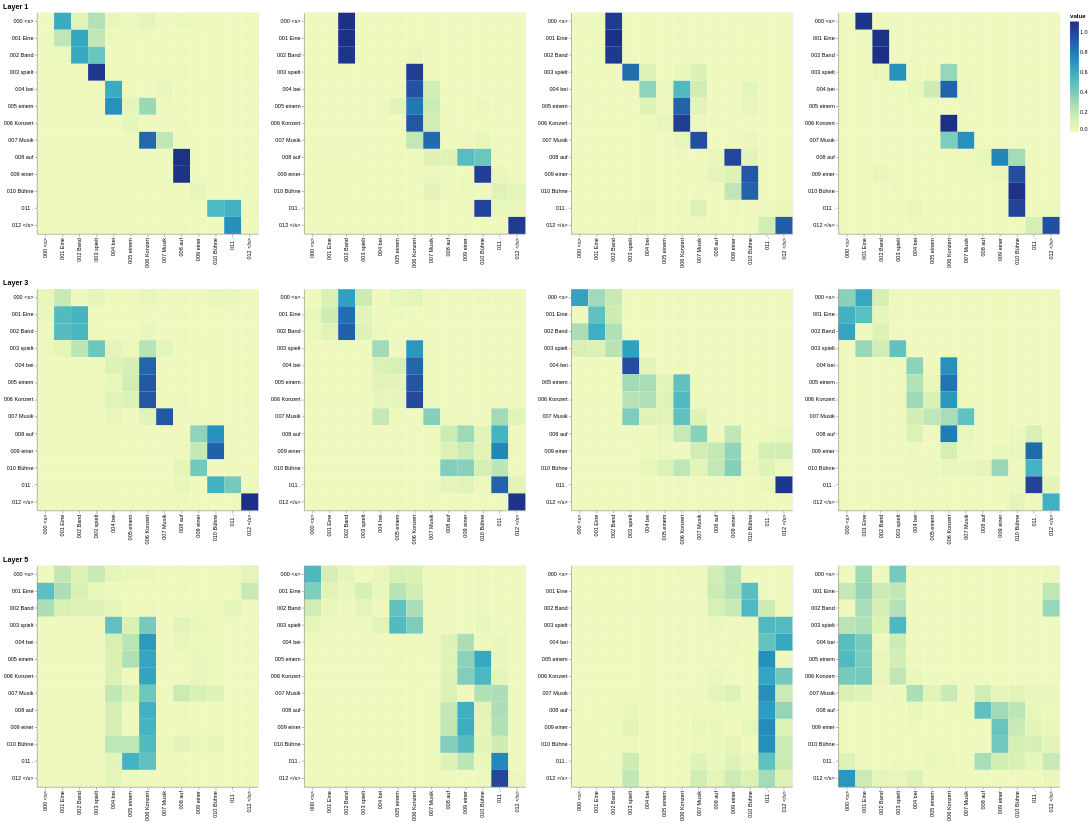

Notebook code cell kept with this figure:
### Markdown cell above
## Encoder Self Attention

### Code cell
def viz_encoder_self():
    model, example_data = run_model_example(n_examples=1)
    example = example_data[
        len(example_data) - 1
    ]  # batch object for the final example

    layer_viz = [
        visualize_layer(
            model, layer, get_encoder, len(example[1]), example[1], example[1]
        )
        for layer in range(6)
    ]
    return alt.hconcat(
        layer_viz[0]
        # & layer_viz[1]
        & layer_viz[2]
        # & layer_viz[3]
        & layer_viz[4]
        # & layer_viz[5]
    )


show_example(viz_encoder_self)

### Figure 1 — Vega-Lite specification as saved in the notebook (floating-point values rounded to 4 significant figures; data arrays with more than 128 entries replaced by an {"elided": "..."} marker saying what was removed)
{"config": {"view": {"continuousWidth": 300, "continuousHeight": 300}}, "hconcat": [{"vconcat": [{"hconcat": [{"data": {"name": "data-73c2f1bba8839dfe79ea8bd21fc16856"}, "mark": {"type": "rect"}, "encoding": {"color": {"field": "value", "type": "quantitative"}, "tooltip": [{"field": "row", "type": "quantitative"}, {"field": "column", "type": "quantitative"}, {"field": "value", "type": "quantitative"}, {"field": "row_token", "type": "nominal"}, {"field": "col_token", "type": "nominal"}], "x": {"axis": {"title": ""}, "field": "col_token", "type": "nominal"}, "y": {"axis": {"title": ""}, "field": "row_token", "type": "nominal"}}, "height": 400, "name": "view_1", "width": 400}, {"data": {"name": "data-653050c8ec2dd7622a409d767e9adb20"}, "mark": {"type": "rect"}, "encoding": {"color": {"field": "value", "type": "quantitative"}, "tooltip": [{"field": "row", "type": "quantitative"}, {"field": "column", "type": "quantitative"}, {"field": "value", "type": "quantitative"}, {"field": "row_token", "type": "nominal"}, {"field": "col_token", "type": "nominal"}], "x": {"axis": {"title": ""}, "field": "col_token", "type": "nominal"}, "y": {"axis": {"title": ""}, "field": "row_token", "type": "nominal"}}, "height": 400, "name": "view_2", "width": 400}, {"data": {"name": "data-5e175500f25447b8b405c6a1d2111337"}, "mark": {"type": "rect"}, "encoding": {"color": {"field": "value", "type": "quantitative"}, "tooltip": [{"field": "row", "type": "quantitative"}, {"field": "column", "type": "quantitative"}, {"field": "value", "type": "quantitative"}, {"field": "row_token", "type": "nominal"}, {"field": "col_token", "type": "nominal"}], "x": {"axis": {"title": ""}, "field": "col_token", "type": "nominal"}, "y": {"axis": {"title": ""}, "field": "row_token", "type": "nominal"}}, "height": 400, "name": "view_3", "width": 400}, {"data": {"name": "data-816e561cd152087304d3950e68c9c7b7"}, "mark": {"type": "rect"}, "encoding": {"color": {"field": "value", "type": "quantitative"}, "tooltip": [{"field": "row", "type": "quantitative"}, {"field": "column", "type": "quantitative"}, {"field": "value", "type": "quantitative"}, {"field": "row_token", "type": "nominal"}, {"field": "col_token", "type": "nominal"}], "x": {"axis": {"title": ""}, "field": "col_token", "type": "nominal"}, "y": {"axis": {"title": ""}, "field": "row_token", "type": "nominal"}}, "height": 400, "name": "view_4", "width": 400}]}, {"vconcat": [{"hconcat": [{"data": {"name": "data-c17311a40d533c0e2ded4d1ada91fb22"}, "mark": {"type": "rect"}, "encoding": {"color": {"field": "value", "type": "quantitative"}, "tooltip": [{"field": "row", "type": "quantitative"}, {"field": "column", "type": "quantitative"}, {"field": "value", "type": "quantitative"}, {"field": "row_token", "type": "nominal"}, {"field": "col_token", "type": "nominal"}], "x": {"axis": {"title": ""}, "field": "col_token", "type": "nominal"}, "y": {"axis": {"title": ""}, "field": "row_token", "type": "nominal"}}, "height": 400, "name": "view_9", "width": 400}, {"data": {"name": "data-ed4c6468f7b92dce57192bb3845631f1"}, "mark": {"type": "rect"}, "encoding": {"color": {"field": "value", "type": "quantitative"}, "tooltip": [{"field": "row", "type": "quantitative"}, {"field": "column", "type": "quantitative"}, {"field": "value", "type": "quantitative"}, {"field": "row_token", "type": "nominal"}, {"field": "col_token", "type": "nominal"}], "x": {"axis": {"title": ""}, "field": "col_token", "type": "nominal"}, "y": {"axis": {"title": ""}, "field": "row_token", "type": "nominal"}}, "height": 400, "name": "view_10", "width": 400}, {"data": {"name": "data-9a3d69acbbccfeb7fb66a59df5a7909b"}, "mark": {"type": "rect"}, "encoding": {"color": {"field": "value", "type": "quantitative"}, "tooltip": [{"field": "row", "type": "quantitative"}, {"field": "column", "type": "quantitative"}, {"field": "value", "type": "quantitative"}, {"field": "row_token", "type": "nominal"}, {"field": "col_token", "type": "nominal"}], "x": {"axis": {"title": ""}, "field": "col_token", "type": "nominal"}, "y": {"axis": {"title": ""}, "field": "row_token", "type": "nominal"}}, "height": 400, "name": "view_11", "width": 400}, {"data": {"name": "data-5cb8dce88b8f74f82c588d3557cfb80b"}, "mark": {"type": "rect"}, "encoding": {"color": {"field": "value", "type": "quantitative"}, "tooltip": [{"field": "row", "type": "quantitative"}, {"field": "column", "type": "quantitative"}, {"field": "value", "type": "quantitative"}, {"field": "row_token", "type": "nominal"}, {"field": "col_token", "type": "nominal"}], "x": {"axis": {"title": ""}, "field": "col_token", "type": "nominal"}, "y": {"axis": {"title": ""}, "field": "row_token", "type": "nominal"}}, "height": 400, "name": "view_12", "width": 400}]}], "title": "Layer 3"}, {"vconcat": [{"hconcat": [{"data": {"name": "data-491d7370b5e60564aa5d3bd668371453"}, "mark": {"type": "rect"}, "encoding": {"color": {"field": "value", "type": "quantitative"}, "tooltip": [{"field": "row", "type": "quantitative"}, {"field": "column", "type": "quantitative"}, {"field": "value", "type": "quantitative"}, {"field": "row_token", "type": "nominal"}, {"field": "col_token", "type": "nominal"}], "x": {"axis": {"title": ""}, "field": "col_token", "type": "nominal"}, "y": {"axis": {"title": ""}, "field": "row_token", "type": "nominal"}}, "height": 400, "name": "view_17", "width": 400}, {"data": {"name": "data-db3c0e56f2355d5e9cea1d4d9005e602"}, "mark": {"type": "rect"}, "encoding": {"color": {"field": "value", "type": "quantitative"}, "tooltip": [{"field": "row", "type": "quantitative"}, {"field": "column", "type": "quantitative"}, {"field": "value", "type": "quantitative"}, {"field": "row_token", "type": "nominal"}, {"field": "col_token", "type": "nominal"}], "x": {"axis": {"title": ""}, "field": "col_token", "type": "nominal"}, "y": {"axis": {"title": ""}, "field": "row_token", "type": "nominal"}}, "height": 400, "name": "view_18", "width": 400}, {"data": {"name": "data-c612cb43c583de9afffca2fba2c70ed6"}, "mark": {"type": "rect"}, "encoding": {"color": {"field": "value", "type": "quantitative"}, "tooltip": [{"field": "row", "type": "quantitative"}, {"field": "column", "type": "quantitative"}, {"field": "value", "type": "quantitative"}, {"field": "row_token", "type": "nominal"}, {"field": "col_token", "type": "nominal"}], "x": {"axis": {"title": ""}, "field": "col_token", "type": "nominal"}, "y": {"axis": {"title": ""}, "field": "row_token", "type": "nominal"}}, "height": 400, "name": "view_19", "width": 400}, {"data": {"name": "data-9e18842b03fa78ffc0bed6b22e752c7c"}, "mark": {"type": "rect"}, "encoding": {"color": {"field": "value", "type": "quantitative"}, "tooltip": [{"field": "row", "type": "quantitative"}, {"field": "column", "type": "quantitative"}, {"field": "value", "type": "quantitative"}, {"field": "row_token", "type": "nominal"}, {"field": "col_token", "type": "nominal"}], "x": {"axis": {"title": ""}, "field": "col_token", "type": "nominal"}, "y": {"axis": {"title": ""}, "field": "row_token", "type": "nominal"}}, "height": 400, "name": "view_20", "width": 400}]}], "title": "Layer 5"}], "title": "Layer 1"}], "params": [{"name": "param_6", "select": {"type": "interval", "encodings": ["x", "y"]}, "bind": "scales", "views": ["view_1"]}, {"name": "param_8", "select": {"type": "interval", "encodings": ["x", "y"]}, "bind": "scales", "views": ["view_2"]}, {"name": "param_10", "select": {"type": "interval", "encodings": ["x", "y"]}, "bind": "scales", "views": ["view_3"]}, {"name": "param_12", "select": {"type": "interval", "encodings": ["x", "y"]}, "bind": "scales", "views": ["view_4"]}, {"name": "param_22", "select": {"type": "interval", "encodings": ["x", "y"]}, "bind": "scales", "views": ["view_9"]}, {"name": "param_24", "select": {"type": "interval", "encodings": ["x", "y"]}, "bind": "scales", "views": ["view_10"]}, {"name": "param_26", "select": {"type": "interval", "encodings": ["x", "y"]}, "bind": "scales", "views": ["view_11"]}, {"name": "param_28", "select": {"type": "interval", "encodings": ["x", "y"]}, "bind": "scales", "views": ["view_12"]}, {"name": "param_38", "select": {"type": "interval", "encodings": ["x", "y"]}, "bind": "scales", "views": ["view_17"]}, {"name": "param_40", "select": {"type": "interval", "encodings": ["x", "y"]}, "bind": "scales", "views": ["view_18"]}, {"name": "param_42", "select": {"type": "interval", "encodings": ["x", "y"]}, "bind": "scales", "views": ["view_19"]}, {"name": "param_44", "select": {"type": "interval", "encodings": ["x", "y"]}, "bind": "scales", "views": ["view_20"]}], "$schema": "https://vega.github.io/schema/vega-lite/v5.20.1.json", "datasets": {"data-73c2f1bba8839dfe79ea8bd21fc16856": {"elided": "169 records"}, "data-653050c8ec2dd7622a409d767e9adb20": {"elided": "169 records"}, "data-5e175500f25447b8b405c6a1d2111337": {"elided": "169 records"}, "data-816e561cd152087304d3950e68c9c7b7": {"elided": "169 records"}, "data-c17311a40d533c0e2ded4d1ada91fb22": {"elided": "169 records"}, "data-ed4c6468f7b92dce57192bb3845631f1": {"elided": "169 records"}, "data-9a3d69acbbccfeb7fb66a59df5a7909b": {"elided": "169 records"}, "data-5cb8dce88b8f74f82c588d3557cfb80b": {"elided": "169 records"}, "data-491d7370b5e60564aa5d3bd668371453": {"elided": "169 records"}, "data-db3c0e56f2355d5e9cea1d4d9005e602": {"elided": "169 records"}, "data-c612cb43c583de9afffca2fba2c70ed6": {"elided": "169 records"}, "data-9e18842b03fa78ffc0bed6b22e752c7c": {"elided": "169 records"}}}
